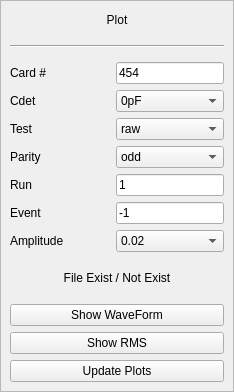
     <widget class="QFrame" name="frame">
      <property name="sizePolicy">
       <sizepolicy hsizetype="Minimum" vsizetype="Preferred">
        <horstretch>0</horstretch>
        <verstretch>0</verstretch>
       </sizepolicy>
      </property>
      <property name="minimumSize">
       <size>
        <width>200</width>
        <height>551</height>
       </size>
      </property>
      <property name="frameShape">
       <enum>QFrame::StyledPanel</enum>
      </property>
      <layout class="QVBoxLayout" name="verticalLayout">
       <property name="sizeConstraint">
        <enum>QLayout::SetMinimumSize</enum>
       </property>
       <property name="leftMargin">
        <number>9</number>
       </property>
       <property name="topMargin">
        <number>9</number>
       </property>
       <property name="rightMargin">
        <number>9</number>
       </property>
       <property name="bottomMargin">
        <number>9</number>
       </property>
       <item>
        <widget class="QLabel" name="plot_label">
         <property name="sizePolicy">
          <sizepolicy hsizetype="Minimum" vsizetype="Fixed">
           <horstretch>0</horstretch>
           <verstretch>0</verstretch>
          </sizepolicy>
         </property>
         <property name="minimumSize">
          <size>
           <width>0</width>
           <height>20</height>
          </size>
         </property>
         <property name="text">
          <string>Plot</string>
         </property>
         <property name="alignment">
          <set>Qt::AlignCenter</set>
         </property>
        </widget>
       </item>
       <item>
        <widget class="Line" name="line_2">
         <property name="sizePolicy">
          <sizepolicy hsizetype="Preferred" vsizetype="Fixed">
           <horstretch>0</horstretch>
           <verstretch>0</verstretch>
          </sizepolicy>
         </property>
         <property name="minimumSize">
          <size>
           <width>100</width>
           <height>20</height>
          </size>
         </property>
         <property name="orientation">
          <enum>Qt::Horizontal</enum>
         </property>
        </widget>
       </item>
       <item>
        <layout class="QGridLayout" name="gridLayout">
         <property name="sizeConstraint">
          <enum>QLayout::SetDefaultConstraint</enum>
         </property>
         <item row="0" column="2" colspan="2">
          <widget class="QLineEdit" name="plot_card_number_lineEdit">
           <property name="sizePolicy">
            <sizepolicy hsizetype="Minimum" vsizetype="Minimum">
             <horstretch>0</horstretch>
             <verstretch>0</verstretch>
            </sizepolicy>
           </property>
           <property name="minimumSize">
            <size>
             <width>100</width>
             <height>20</height>
            </size>
           </property>
           <property name="text">
            <string>454</string>
           </property>
           <property name="placeholderText">
            <string>454</string>
           </property>
          </widget>
         </item>
         <item row="5" column="2" colspan="2">
          <widget class="QLineEdit" name="plot_event_number_lineEdit">
           <property name="sizePolicy">
            <sizepolicy hsizetype="Minimum" vsizetype="Minimum">
             <horstretch>0</horstretch>
             <verstretch>0</verstretch>
            </sizepolicy>
           </property>
           <property name="minimumSize">
            <size>
             <width>100</width>
             <height>20</height>
            </size>
           </property>
           <property name="text">
            <string>-1</string>
           </property>
           <property name="placeholderText">
            <string>-1</string>
           </property>
          </widget>
         </item>
         <item row="4" column="0" colspan="2" alignment="Qt::AlignLeft">
          <widget class="QLabel" name="plot_run_number_label">
           <property name="sizePolicy">
            <sizepolicy hsizetype="Minimum" vsizetype="Minimum">
             <horstretch>0</horstretch>
             <verstretch>0</verstretch>
            </sizepolicy>
           </property>
           <property name="minimumSize">
            <size>
             <width>100</width>
             <height>20</height>
            </size>
           </property>
           <property name="text">
            <string>Run</string>
           </property>
          </widget>
         </item>
         <item row="4" column="2" colspan="2">
          <widget class="QLineEdit" name="plot_run_number_lineEdit">
           <property name="sizePolicy">
            <sizepolicy hsizetype="Minimum" vsizetype="Minimum">
             <horstretch>0</horstretch>
             <verstretch>0</verstretch>
            </sizepolicy>
           </property>
           <property name="minimumSize">
            <size>
             <width>100</width>
             <height>20</height>
            </size>
           </property>
           <property name="text">
            <string>1</string>
           </property>
           <property name="placeholderText">
            <string>1</string>
           </property>
          </widget>
         </item>
         <item row="6" column="0" colspan="2">
          <widget class="QLabel" name="plot_amplitude_label">
           <property name="sizePolicy">
            <sizepolicy hsizetype="Minimum" vsizetype="Minimum">
             <horstretch>0</horstretch>
             <verstretch>0</verstretch>
            </sizepolicy>
           </property>
           <property name="minimumSize">
            <size>
             <width>100</width>
             <height>20</height>
            </size>
           </property>
           <property name="text">
            <string>Amplitude</string>
           </property>
          </widget>
         </item>
         <item row="1" column="0" colspan="2" alignment="Qt::AlignLeft">
          <widget class="QLabel" name="plot_cdet_label">
           <property name="sizePolicy">
            <sizepolicy hsizetype="Minimum" vsizetype="Minimum">
             <horstretch>0</horstretch>
             <verstretch>0</verstretch>
            </sizepolicy>
           </property>
           <property name="minimumSize">
            <size>
             <width>100</width>
             <height>20</height>
            </size>
           </property>
           <property name="text">
            <string>Cdet</string>
           </property>
          </widget>
         </item>
         <item row="3" column="0" colspan="2" alignment="Qt::AlignLeft">
          <widget class="QLabel" name="plot_parity_label">
           <property name="sizePolicy">
            <sizepolicy hsizetype="Minimum" vsizetype="Minimum">
             <horstretch>0</horstretch>
             <verstretch>0</verstretch>
            </sizepolicy>
           </property>
           <property name="minimumSize">
            <size>
             <width>100</width>
             <height>20</height>
            </size>
           </property>
           <property name="text">
            <string>Parity</string>
           </property>
          </widget>
         </item>
         <item row="3" column="2" colspan="2">
          <widget class="QComboBox" name="plot_parity_comboBox">
           <property name="sizePolicy">
            <sizepolicy hsizetype="Minimum" vsizetype="Minimum">
             <horstretch>0</horstretch>
             <verstretch>0</verstretch>
            </sizepolicy>
           </property>
           <property name="minimumSize">
            <size>
             <width>100</width>
             <height>20</height>
            </size>
           </property>
           <item>
            <property name="text">
             <string>odd</string>
            </property>
           </item>
           <item>
            <property name="text">
             <string>even</string>
            </property>
           </item>
          </widget>
         </item>
         <item row="2" column="0" colspan="2" alignment="Qt::AlignLeft">
          <widget class="QLabel" name="plot_test_name_label">
           <property name="sizePolicy">
            <sizepolicy hsizetype="Minimum" vsizetype="Minimum">
             <horstretch>0</horstretch>
             <verstretch>0</verstretch>
            </sizepolicy>
           </property>
           <property name="minimumSize">
            <size>
             <width>100</width>
             <height>20</height>
            </size>
           </property>
           <property name="text">
            <string>Test</string>
           </property>
          </widget>
         </item>
         <item row="0" column="0" colspan="2" alignment="Qt::AlignLeft">
          <widget class="QLabel" name="plot_card_number_label">
           <property name="sizePolicy">
            <sizepolicy hsizetype="Minimum" vsizetype="Minimum">
             <horstretch>0</horstretch>
             <verstretch>0</verstretch>
            </sizepolicy>
           </property>
           <property name="minimumSize">
            <size>
             <width>100</width>
             <height>20</height>
            </size>
           </property>
           <property name="text">
            <string>Card #</string>
           </property>
          </widget>
         </item>
         <item row="5" column="0" colspan="2" alignment="Qt::AlignLeft">
          <widget class="QLabel" name="plot_event_number_label">
           <property name="sizePolicy">
            <sizepolicy hsizetype="Minimum" vsizetype="Minimum">
             <horstretch>0</horstretch>
             <verstretch>0</verstretch>
            </sizepolicy>
           </property>
           <property name="minimumSize">
            <size>
             <width>100</width>
             <height>20</height>
            </size>
           </property>
           <property name="text">
            <string>Event</string>
           </property>
          </widget>
         </item>
         <item row="1" column="2" colspan="2">
          <widget class="QComboBox" name="plot_cdet_comboBox">
           <property name="sizePolicy">
            <sizepolicy hsizetype="Minimum" vsizetype="Minimum">
             <horstretch>0</horstretch>
             <verstretch>0</verstretch>
            </sizepolicy>
           </property>
           <property name="minimumSize">
            <size>
             <width>100</width>
             <height>20</height>
            </size>
           </property>
           <item>
            <property name="text">
             <string>0pF</string>
            </property>
           </item>
           <item>
            <property name="text">
             <string>10pF</string>
            </property>
           </item>
           <item>
            <property name="text">
             <string>20pF</string>
            </property>
           </item>
           <item>
            <property name="text">
             <string>40pF</string>
            </property>
           </item>
          </widget>
         </item>
         <item row="2" column="2" colspan="2">
          <widget class="QComboBox" name="plot_test_name_comboBox">
           <property name="sizePolicy">
            <sizepolicy hsizetype="Minimum" vsizetype="Minimum">
             <horstretch>0</horstretch>
             <verstretch>0</verstretch>
            </sizepolicy>
           </property>
           <property name="minimumSize">
            <size>
             <width>100</width>
             <height>20</height>
            </size>
           </property>
           <item>
            <property name="text">
             <string>raw</string>
            </property>
           </item>
           <item>
            <property name="text">
             <string>rms_pedestal</string>
            </property>
           </item>
           <item>
            <property name="text">
             <string>crosstalk</string>
            </property>
           </item>
           <item>
            <property name="text">
             <string>gain</string>
            </property>
           </item>
          </widget>
         </item>
         <item row="6" column="2" colspan="2">
          <widget class="QComboBox" name="plot_amplitude_comboBox">
           <item>
            <property name="text">
             <string>0.02</string>
            </property>
           </item>
           <item>
            <property name="text">
             <string>0.03</string>
            </property>
           </item>
           <item>
            <property name="text">
             <string>0.04</string>
            </property>
           </item>
           <item>
            <property name="text">
             <string>0.05</string>
            </property>
           </item>
           <item>
            <property name="text">
             <string>0.06</string>
            </property>
           </item>
           <item>
            <property name="text">
             <string>0.07</string>
            </property>
           </item>
           <item>
            <property name="text">
             <string>0.08</string>
            </property>
           </item>
           <item>
            <property name="text">
             <string>0.09</string>
            </property>
           </item>
           <item>
            <property name="text">
             <string>0.1</string>
            </property>
           </item>
           <item>
            <property name="text">
             <string>0.15</string>
            </property>
           </item>
           <item>
            <property name="text">
             <string>0.2</string>
            </property>
           </item>
           <item>
            <property name="text">
             <string>0.25</string>
            </property>
           </item>
           <item>
            <property name="text">
             <string>0.3</string>
            </property>
           </item>
           <item>
            <property name="text">
             <string>0.35</string>
            </property>
           </item>
           <item>
            <property name="text">
             <string>0.4</string>
            </property>
           </item>
           <item>
            <property name="text">
             <string>0.45</string>
            </property>
           </item>
           <item>
            <property name="text">
             <string>0.46</string>
            </property>
           </item>
           <item>
            <property name="text">
             <string>0.47</string>
            </property>
           </item>
           <item>
            <property name="text">
             <string>0.48</string>
            </property>
           </item>
           <item>
            <property name="text">
             <string>0.49</string>
            </property>
           </item>
           <item>
            <property name="text">
             <string>0.50</string>
            </property>
           </item>
           <item>
            <property name="text">
             <string>0.51</string>
            </property>
           </item>
           <item>
            <property name="text">
             <string>0.52</string>
            </property>
           </item>
           <item>
            <property name="text">
             <string>0.53</string>
            </property>
           </item>
           <item>
            <property name="text">
             <string>0.54</string>
            </property>
           </item>
           <item>
            <property name="text">
             <string>0.55</string>
            </property>
           </item>
           <item>
            <property name="text">
             <string>0.56</string>
            </property>
           </item>
           <item>
            <property name="text">
             <string>0.57</string>
            </property>
           </item>
           <item>
            <property name="text">
             <string>0.58</string>
            </property>
           </item>
           <item>
            <property name="text">
             <string>0.59</string>
            </property>
           </item>
           <item>
            <property name="text">
             <string>0.6</string>
            </property>
           </item>
           <item>
            <property name="text">
             <string>2.0</string>
            </property>
           </item>
          </widget>
         </item>
        </layout>
       </item>
       <item>
        <widget class="QLabel" name="plot_file_exist_label">
         <property name="sizePolicy">
          <sizepolicy hsizetype="Minimum" vsizetype="Minimum">
           <horstretch>0</horstretch>
           <verstretch>0</verstretch>
          </sizepolicy>
         </property>
         <property name="minimumSize">
          <size>
           <width>60</width>
           <height>40</height>
          </size>
         </property>
         <property name="text">
          <string>File Exist / Not Exist</string>
         </property>
         <property name="alignment">
          <set>Qt::AlignCenter</set>
         </property>
         <property name="wordWrap">
          <bool>true</bool>
         </property>
        </widget>
       </item>
       <item>
        <widget class="QPushButton" name="show_waveform_btn">
         <property name="sizePolicy">
          <sizepolicy hsizetype="Minimum" vsizetype="Fixed">
           <horstretch>0</horstretch>
           <verstretch>0</verstretch>
          </sizepolicy>
         </property>
         <property name="minimumSize">
          <size>
           <width>160</width>
           <height>20</height>
          </size>
         </property>
         <property name="text">
          <string>Show WaveForm</string>
         </property>
        </widget>
       </item>
       <item>
        <widget class="QPushButton" name="show_rms_btn">
         <property name="sizePolicy">
          <sizepolicy hsizetype="Minimum" vsizetype="Fixed">
           <horstretch>0</horstretch>
           <verstretch>0</verstretch>
          </sizepolicy>
         </property>
         <property name="minimumSize">
          <size>
           <width>160</width>
           <height>20</height>
          </size>
         </property>
         <property name="text">
          <string>Show RMS</string>
         </property>
        </widget>
       </item>
       <item>
        <widget class="QPushButton" name="update_plots_btn">
         <property name="sizePolicy">
          <sizepolicy hsizetype="Minimum" vsizetype="Fixed">
           <horstretch>0</horstretch>
           <verstretch>0</verstretch>
          </sizepolicy>
         </property>
         <property name="minimumSize">
          <size>
           <width>160</width>
           <height>20</height>
          </size>
         </property>
         <property name="text">
          <string>Update Plots</string>
         </property>
        </widget>
       </item>
      </layout>
     </widget>
